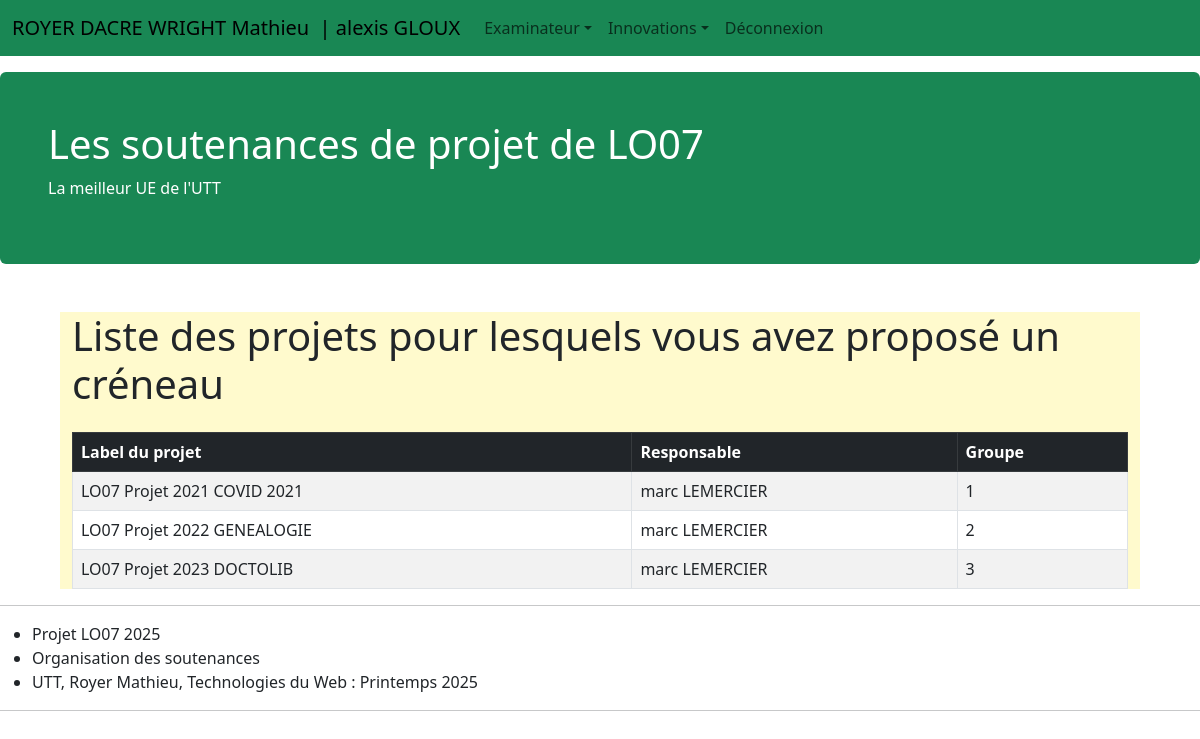
/app/router/router1.php?action=listeProjetsExaminateur (signed in), run on the app's committed database.
### tables this page shows
CREATE TABLE IF NOT EXISTS projet (
    id INT UNSIGNED NOT NULL AUTO_INCREMENT,
    label VARCHAR(60) NOT NULL,
    responsable INT UNSIGNED NOT NULL,
    groupe INT UNSIGNED NOT NULL,
    PRIMARY KEY (id),
    FOREIGN KEY (responsable) REFERENCES personne(id) ON DELETE CASCADE
);

CREATE TABLE IF NOT EXISTS personne (
    id INT UNSIGNED NOT NULL AUTO_INCREMENT,
    nom VARCHAR(100) NOT NULL,
    prenom VARCHAR(100) NOT NULL,
    role_responsable BOOLEAN,
    role_examinateur BOOLEAN,
    role_etudiant BOOLEAN,
    login VARCHAR(100) UNIQUE NOT NULL,
    password VARCHAR(100) NOT NULL,
    PRIMARY KEY (id)
);

### app/controllers/ProjetController.php (called while the page is built, shortened)
<?php
require_once '../models/ProjetModel.php';
class ProjetController {
    public static function listeProjetsExaminateur() {
        $pdo = Model::getInstance();
        $model = new ProjetModel($pdo);
        $examinateurId = $_SESSION['id'] ?? null;
        $projets = $model->getProjetsByExaminateur($examinateurId);
        include '../views/projets/liste_examinateur.php';
    }
}
?>

### app/models/ProjetModel.php (called while the page is built, shortened)
<?php
class ProjetModel {
    private $pdo;
    public function __construct($pdo) {
        $this->pdo = $pdo;
    }
    public function getProjetsByExaminateur($examinateurId) {
        $sql = "
            SELECT DISTINCT PJ.id, PJ.label, PJ.groupe, P.nom, P.prenom
            FROM projet PJ
            JOIN creneau CR ON PJ.id = CR.projet
            JOIN personne P ON PJ.responsable = P.id
            WHERE CR.examinateur = :examinateurId
            ORDER BY PJ.label
        ";
        $stmt = $this->pdo->prepare($sql);
        $stmt->execute([':examinateurId' => $examinateurId]);
        return $stmt->fetchAll(PDO::FETCH_ASSOC);
    }
}

### app/views/projets/liste_examinateur.php (the view)
<?php
require_once __DIR__ . '/../fragments/fragmentHeader.php';
?>
<br><br>
<?php
require_once __DIR__ . '/../fragments/fragmentMenu.php';
require_once __DIR__ . '/../fragments/fragmentJumbotron.php';
?>
<div class="container mt-5">
    <h1 class="mb-4">Liste des projets pour lesquels vous avez proposé un créneau</h1>
    <?php if (empty($projets)): ?>
        <div class="alert alert-info">Aucun projet trouvé.</div>
    <?php else: ?>
        <table class="table table-bordered table-striped">
            <thead class="table-dark">
                <tr>
                    <th>Label du projet</th>
                    <th>Responsable</th>
                    <th>Groupe</th>
                </tr>
            </thead>
            <tbody>
                <?php foreach ($projets as $projet): ?>
                    <tr>
                        <td><?= htmlspecialchars($projet['label']) ?></td>
                        <td><?= htmlspecialchars($projet['prenom'] . ' ' . $projet['nom']) ?></td>
                        <td><?= htmlspecialchars($projet['groupe']) ?></td>
                    </tr>
                <?php endforeach; ?>
            </tbody>
        </table>
    <?php endif; ?>
</div>
<?php
require_once __DIR__ . '/../fragments/fragmentFooter.php';
?>

### public/css/perso_css.css (style rules this page uses)
.container { margin-top: 80px; background-color: greenyellow; width: 60%; }

### app/views/fragments/fragmentHeader.php (style rules this page uses)
.container { margin-top: 80px; background-color: lemonchiffon; width: 90%; }

### data on the page
projet: label "LO07 Projet 2021 COVID 2021", responsable.nom "marc LEMERCIER", groupe "1"
projet: label "LO07 Projet 2022 GENEALOGIE", responsable.nom "marc LEMERCIER", groupe "2"
projet: label "LO07 Projet 2023 DOCTOLIB", responsable.nom "marc LEMERCIER", groupe "3"

### other printed values
$etudiants "ROYER DACRE WRIGHT Mathieu"
$nomUtilisateur "alexis GLOUX"
